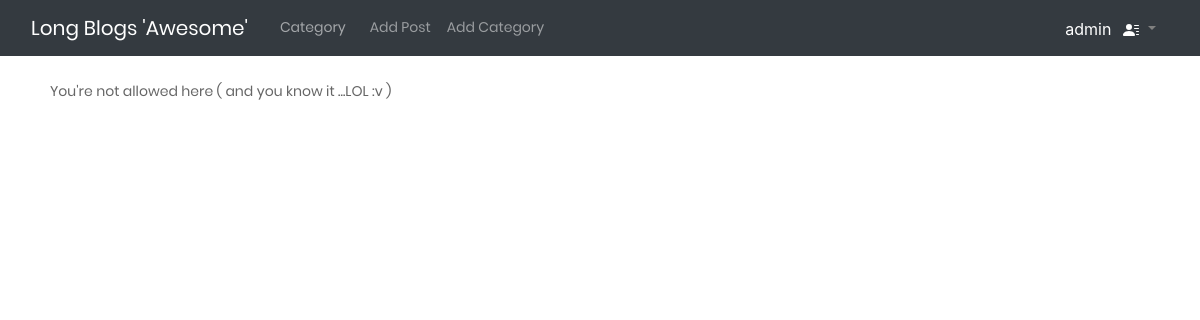
Page /article/edit/2/ (signed in) on the earlier database version.
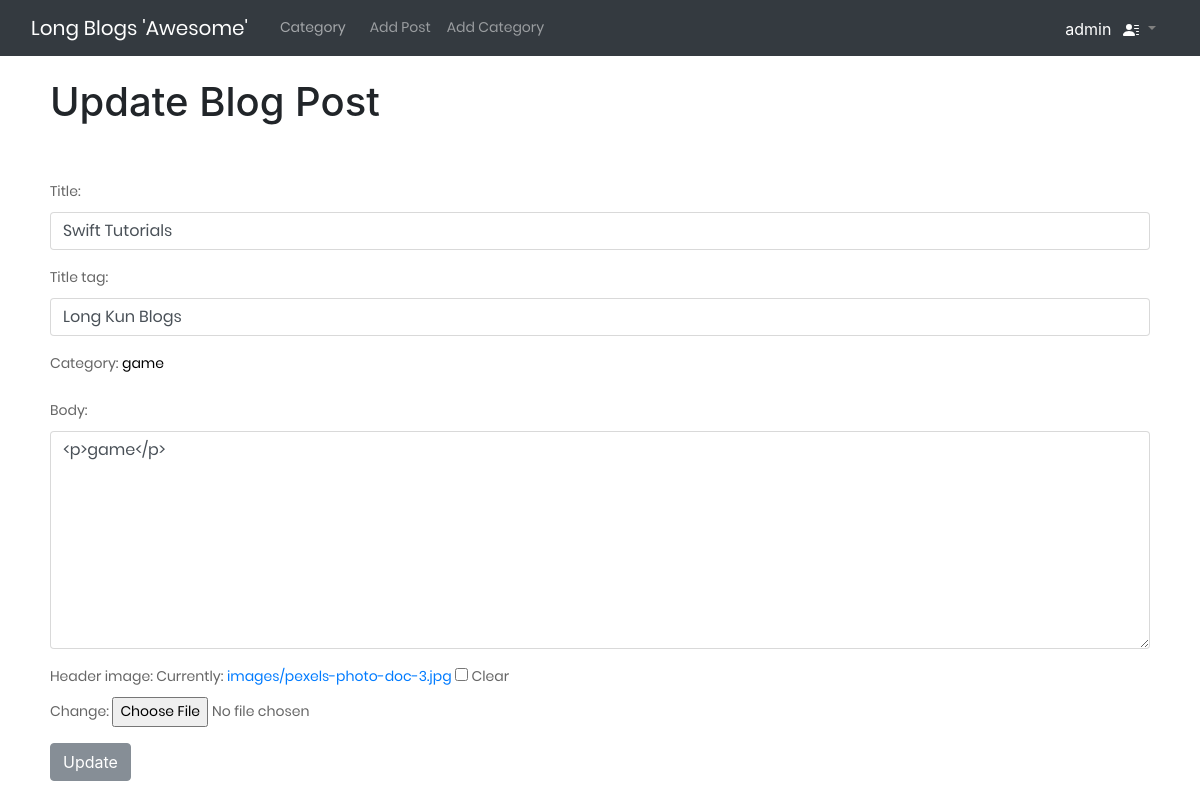
Same page on the later database version.
### theblog/models.py (models this page shows, shortened)
class Post(models.Model):
    title = models.CharField(max_length=255)
    header_image = models.ImageField(null=True, blank=True, upload_to="images/")
    title_tag = models.CharField(max_length=255, default='Long Kun Blogs')
    author = models.ForeignKey(User, on_delete=models.CASCADE)
    category = models.CharField(max_length=255, default='coding')
    snippet = models.CharField(max_length=255)
    body = RichTextField(blank=True, null=True)
    post_date = models.DateField(auto_now_add=datetime.now)
    likes = models.ManyToManyField(User, related_name='blog_posts')

### theblog/views.py (the view)
# urls.py: path('article/edit/<int:pk>/', views.UpdatePostView.as_view(), name='update-post'),
class UpdatePostView(UpdateView):
    model = Post
    form_class = EditForm  # if use form_class u must remove fields = (...)
    template_name = 'theblog/update_post.html'

### theblog/forms.py
class EditForm(forms.ModelForm):
    class Meta:
        model = Post
        fields = ('title', 'title_tag', 'category', 'body', 'header_image')
        widgets = {
            'title': forms.TextInput(attrs={'class': 'form-control', 'placeholder': 'This is title ...'}),
            'title_tag': forms.TextInput(attrs={'class': 'form-control'}),
            'body': forms.Textarea(attrs={'class': 'form-control'}),
        }
    def __init__(self, *args, **kwargs):
        super().__init__(*args, **kwargs)
        choices = Category.objects.all().values_list('name','name')
        choice_list = []
        for item in choices:
            choice_list.append(item)
        self.fields['category'].choices = choice_list

### theblog/templates/theblog/update_post.html (shortened to what this page needs)
{% extends 'theblog/base.html' %}
{% block content %}
    {% if user.is_authenticated  %}
        {% if user.id == post.author.id %}
            <h1>Update Blog Post</h1>
            <br><br/>
            <div class="form-group">
                <form action="" method="POST"  enctype="multipart/form-data">
                    {{ form.as_p}}
                    <button class="btn btn-secondary">Update</button>
                </form>
            </div>
            {% else %}
            <p>You're not allowed here ( and you know it ...LOL :v )</p>
        {% endif %}
    {% else %}
        <p>You're not allowed here ( and you know it ...LOL :v )</p>
    {% endif %}
{% endblock content %}

Differences in the rows shown:
now on this page (row edited): Post: title "Swift Tutorials", title_tag "Long Kun Blogs", category "game", body "<p>game</p>"
changed Post: author_id 2 → 1 (drawn); title "Swift" → "Swift Tutorials" (drawn)
Other differences:
form field as_p: (not shown) → "☐"
text no longer shown: "You're not allowed here ( and you know it ...LOL :v )"
text now shown: "Update Blog Post Title: Title tag: Category: Body: Header image: Currently: images/pexels-photo-doc-3.jpg Clear Change: Update"
